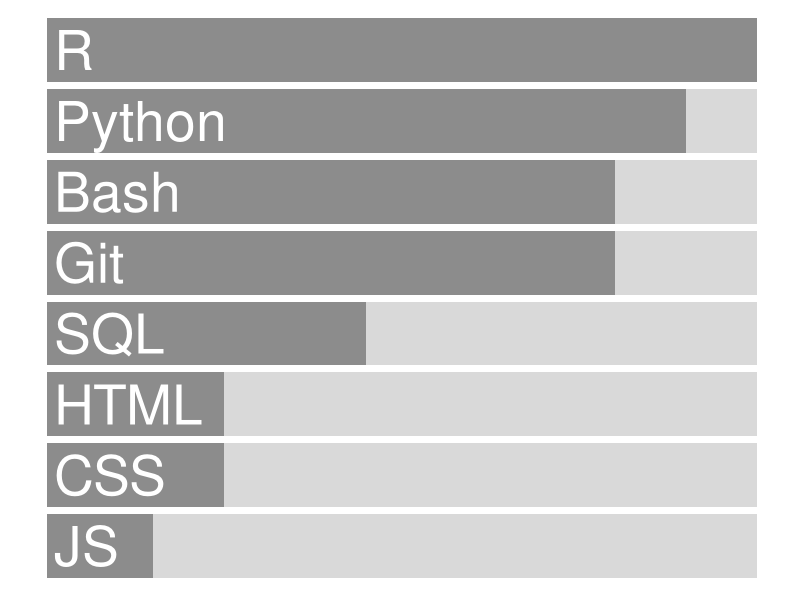

Source code (R):

library(ggplot2)
library(dplyr)
library(ggforce)

# Create data
skills <- data.frame(
    skill = c("R","Python","Bash","Git","SQL","HTML","CSS","JS"),
    level = c(1.00,0.9,0.8,0.8,0.45,0.25,0.25,0.15)
)

# Create remainder for stacked bar
skills <- skills %>%
    mutate(remainder = 1 - level) #  - level

# Convert to long format
skills_long <- skills %>%
    tidyr::pivot_longer(cols = c(level, remainder),
                        names_to = "type",
                        values_to = "value")

skills_long$skill <- factor(skills_long$skill, levels = rev(skills$skill))
skills_long$type <- factor(skills_long$type, levels = c("remainder","level"))

label_df <- skills_long %>%
    distinct(skill) %>%
    mutate(value = 0.01)

# Plot
plot <- ggplot(skills_long, aes(x = skill, y = value, fill = type)) +
    geom_bar(stat = "identity", width = 0.9) +
    scale_y_continuous(limits = c(0, 1)) +
    coord_flip() +
    scale_fill_manual(values = c("level" = "gray55", "remainder" = "gray85")) +
    theme_minimal() +
    geom_text(
        data = label_df,
        aes(x = skill, y = value, label = skill),
        inherit.aes = FALSE,
        color = "white",
        size = 14,
        hjust = 0
    ) +
    theme(
        panel.background = element_rect(fill = "transparent", color = NA),
        plot.background  = element_rect(fill = "transparent", color = NA),
        panel.grid = element_blank(),
        axis.text.x = element_blank(),
        axis.text.y = element_blank(),
        axis.ticks = element_blank(),
        axis.title = element_blank(),
        legend.position = "none"
    )

ggsave("/Users/8yt/Documents/Personal/cv-master/Skillsv2.png",plot = plot)


# Ring layout
# skills <- data.frame(
#     skill = c("R","Python","Bash","Git","SQL","HTML","CSS","JS"),
#     level = c(1.00,0.9,0.8,0.8,0.45,0.25,0.25,0.15)
# )
# skills <- skills %>%
#     mutate(
#         ring_id = rev(seq_len(n())),
#         r0 = ring_id - 0.35,   # inner radius
#         r  = ring_id + 0.35,   # outer radius
#         start = 0,
#         end_full = 2 * pi,
#         end_level = 2 * pi * level
#     )
# 
# # Background rings
# bg_rings <- skills %>%
#     transmute(
#         skill, r0, r,
#         start = 0,
#         end = 2 * pi
#     )
# 
# # Filled rings
# fg_rings <- skills %>%
#     transmute(
#         skill, r0, r,
#         start = 0,
#         end = end_level
#     )
# 
# ggplot() +
#     geom_arc_bar(
#         data = bg_rings,
#         aes(x0 = 0, y0 = 0, r0 = r0, r = r, start = start, end = end),
#         fill = "grey85",
#         color = NA
#     ) +
#     geom_arc_bar(
#         data = fg_rings,
#         aes(x0 = 0, y0 = 0, r0 = r0, r = r, start = start, end = end),
#         fill = "grey55",
#         color = NA
#     ) +
#     coord_fixed() +
#     xlim(-10, 10) +
#     ylim(-10, 10) +
#     theme_void() +
#     theme(
#         plot.background = element_rect(fill = "transparent", color = NA),
#         panel.background = element_rect(fill = "transparent", color = NA)
#     )
# 
# 
# 
